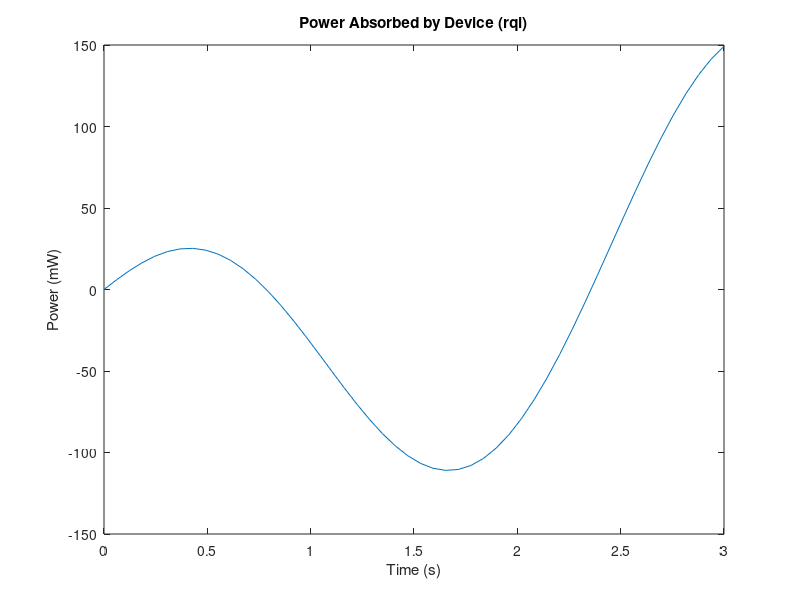

The MATLAB script that drew this image:
%% Raya Islam (rqi) HW1 PT1

%define t variable
t=linspace(0,3,50);

%equations
v=10*cos(2*t);
i=20*(1-exp(-.5*t));
pwr=v.*i;

%plot
figure
plot(t,pwr)
title('Power Absorbed by Device (rqi)')
xlabel('Time (s)')
ylabel('Power (mW)')